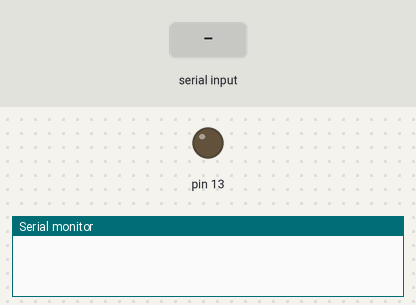
Simulated run of this sketch. Board: Arduino Uno, built with avr-gcc and run on an emulated ATmega328P. Parts: output pins drawn as LEDs (lit = HIGH), the last lines printed to the serial monitor. The test bench sets the inputs (shaded band).

Above: at 1.2 s.
1.3 s: "on" received over the second serial link
At 3.4 s:
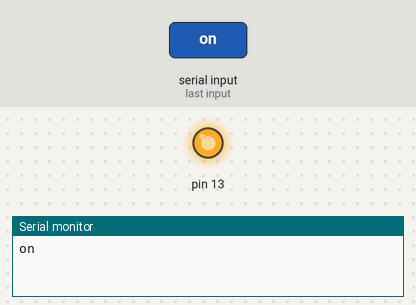
3.8 s: "of" received over the second serial link
At 5.3 s:
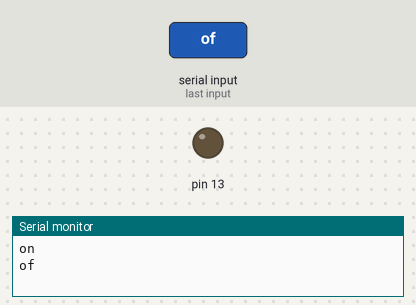
Timing chart, 0 to 6.8 s (numbered marks = the images above; inputs shaded):
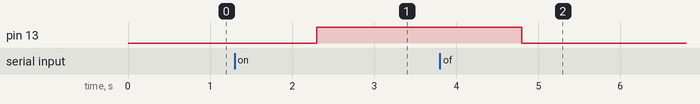

The sketch:

bluetooth_com_led.ino
```cpp
#include<SoftwareSerial.h>

SoftwareSerial bt(10,11); // (RX,TX) or if connecting to Rx,Tx pin then always connect cross.(RXD-->Tx && TXD-->Rx)
String data;
void setup() {
  // put your setup code here, to run once:
  Serial.begin(9600);
  bt.begin(9600);
  pinMode(13, OUTPUT);
}

void loop() {
  // put your main code here, to run repeatedly:
  if (bt.available())
  {
    data = bt.readString();
    Serial.println(data);
    if (data == "on")
      digitalWrite(13, HIGH);
    if (data == "of" || data == "off")
      digitalWrite(13, LOW);
  }
}
```

Measured:
- after the input at 1.3 s, pin 13: LOW → HIGH after 1.0 s
- after the input at 3.8 s, pin 13: HIGH → LOW after 1.0 s
